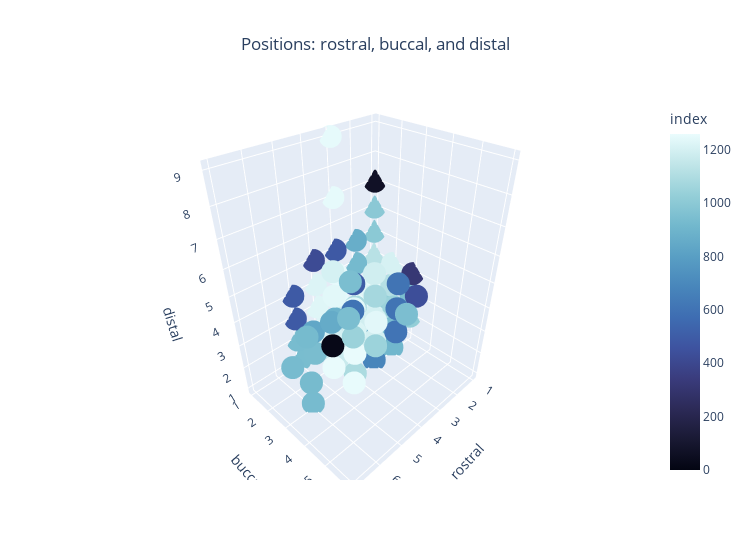

The notebook cell this image was saved under:
### Code cell
#check plot 
fig = px.scatter_3d(treatment_df, 
                    x="rostral", 
                    y="buccal", 
                    z="distal", 
                    hover_name ="subject_no", 
                    color = treatment_df.index, 
                    color_continuous_scale=px.colors.sequential.ice,
                    title = "Positions: rostral, buccal, and distal",
                    width=750)
fig.update_layout(legend=dict(x=0,y=1), title_x=0.5)
fig.show()

### Figure 1 — Plotly figure (JSON) as saved in the notebook; plotly's stock layout.template omitted (floating-point values rounded to 4 significant figures; data arrays with more than 128 entries replaced by an {"elided": "..."} marker saying what was removed)
{"data": [{"hovertemplate": "<b>%{hovertext}</b><br><br>rostral=%{x}<br>buccal=%{y}<br>distal=%{z}<br>index=%{marker.color}<extra></extra>", "hovertext": {"elided": "1243 str values"}, "legendgroup": "", "marker": {"color": {"elided": "1243 int values"}, "coloraxis": "coloraxis", "symbol": "circle"}, "mode": "markers", "name": "", "scene": "scene", "showlegend": false, "type": "scatter3d", "x": {"elided": "1243 int values"}, "y": {"elided": "1243 int values"}, "z": {"elided": "1243 int values"}}], "layout": {"coloraxis": {"colorbar": {"title": {"text": "index"}}, "colorscale": [[0, "rgb(3, 5, 18)"], [0.09091, "rgb(25, 25, 51)"], [0.1818, "rgb(44, 42, 87)"], [0.2727, "rgb(58, 60, 125)"], [0.3636, "rgb(62, 83, 160)"], [0.4545, "rgb(62, 109, 178)"], [0.5455, "rgb(72, 134, 187)"], [0.6364, "rgb(89, 159, 196)"], [0.7273, "rgb(114, 184, 205)"], [0.8182, "rgb(149, 207, 216)"], [0.9091, "rgb(192, 229, 232)"], [1, "rgb(234, 252, 253)"]]}, "legend": {"tracegroupgap": 0, "x": 0, "y": 1}, "scene": {"domain": {"x": [0, 1], "y": [0, 1]}, "xaxis": {"title": {"text": "rostral"}}, "yaxis": {"title": {"text": "buccal"}}, "zaxis": {"title": {"text": "distal"}}}, "title": {"text": "Positions: rostral, buccal, and distal", "x": 0.5}, "width": 750}}
